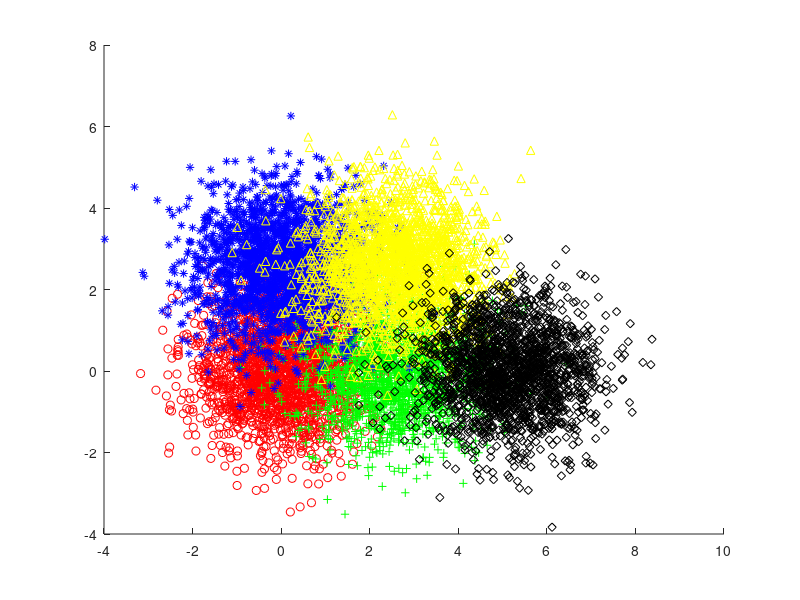

This figure's MATLAB source:
N_sample = 10000;
numClasses = 5;
thresValStep = 0;
xCor = 0;
yCor = 0;
minValStep = 0;
corTotal = {};
for c = 1:numClasses
    if xCor + yCor == 2 * thresValStep
        corTotal{c} = [xCor, yCor];
        thresValStep = thresValStep + 1;
        xCor = thresValStep;
        yCor = 0;
        minValStep = 0;
    elseif xCor == thresValStep
        corTotal{c} = [xCor, yCor];
        yCor = xCor;
        xCor = minValStep;
        minValStep = minValStep + 1;
    else
        corTotal{c} = [xCor, yCor];
        xCor = thresValStep;
        yCor = minValStep;
    end
end

color = ['r','g','b','y','k', 'm', 'c', 'r', 'g', 'b', 'y'];
marker = ['o', '+', '*', '^', 'd', 's', 'v', '.', '<', '>', '*'];

% Specific a covariance matrix
D = 2;
SIGMA = zeros(D, D);
for i = 1:D
    SIGMA(i, i) = 1;
end

for i = 1:numClasses
    mu_i = [2.56, 2.56] .* corTotal{i};
    data{i} = mvnrnd(mu_i, SIGMA, int64(N_sample / numClasses));
end

if numClasses < 12
    figure;
    hold on;
    for i = 1:numClasses
        scatter(data{i}(:, 1), data{i}(:, 2),'MarkerEdgeColor',color(i), 'Marker', marker(i));
    end
end

